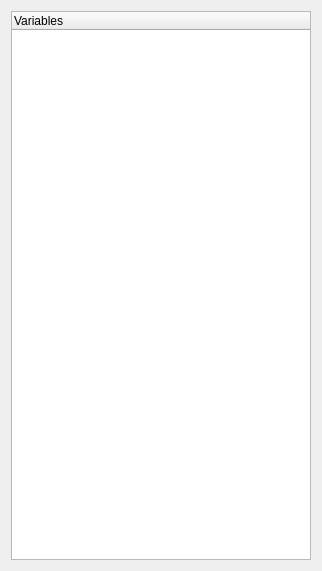
<?xml version="1.0" encoding="UTF-8"?>
<ui version="4.0">
 <class>Form</class>
 <widget class="QWidget" name="Form">
  <property name="geometry">
   <rect>
    <x>0</x>
    <y>0</y>
    <width>318</width>
    <height>571</height>
   </rect>
  </property>
  <property name="windowTitle">
   <string>Form</string>
  </property>
  <layout class="QGridLayout" name="gridLayout">
   <item row="0" column="0">
    <widget class="QTreeWidget" name="treeWidget">
     <property name="sizePolicy">
      <sizepolicy hsizetype="Preferred" vsizetype="Preferred">
       <horstretch>0</horstretch>
       <verstretch>0</verstretch>
      </sizepolicy>
     </property>
     <property name="minimumSize">
      <size>
       <width>300</width>
       <height>500</height>
      </size>
     </property>
     <attribute name="headerDefaultSectionSize">
      <number>200</number>
     </attribute>
     <attribute name="headerMinimumSectionSize">
      <number>100</number>
     </attribute>
     <column>
      <property name="text">
       <string>Variables</string>
      </property>
     </column>
    </widget>
   </item>
  </layout>
 </widget>
 <resources/>
 <connections/>
</ui>
